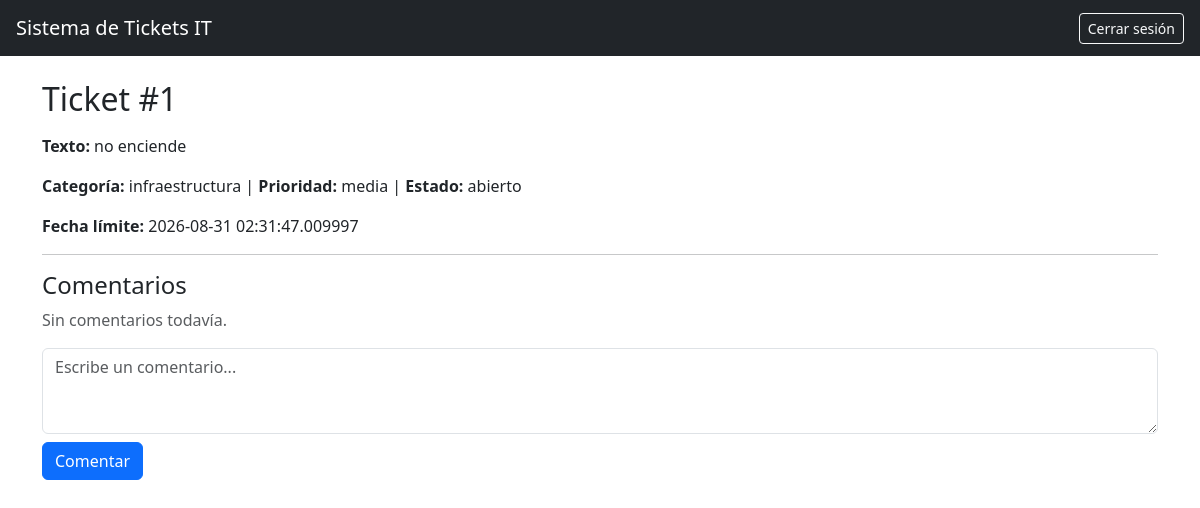
The page /tickets/1 (signed in) on the database its author committed.
### app/models/ticket.py (models this page shows)
class Ticket(db.Model):
    __tablename__ = "tickets"
    id = db.Column(db.Integer, primary_key=True)
    radicado = db.Column(db.String(150), nullable=True)
    texto = db.Column(db.String(1200), nullable=False)
    categoria = db.Column(db.Enum(Categoria), nullable=False)
    prioridad = db.Column(db.Enum(Prioridad), nullable=False)
    estado = db.Column(db.Enum(EstadoTicket), nullable=False)
    creador_id = db.Column(db.Integer, db.ForeignKey("usuarios.id"), nullable=False)
    agente_id = db.Column(db.Integer, db.ForeignKey("usuarios.id"), nullable=True)
    fecha_creacion = db.Column(db.DateTime, nullable=False, default=datetime.now)
    fecha_limite= db.Column(db.DateTime, nullable=False)
    fecha_cierre = db.Column(db.DateTime, nullable=True)

### app/routes/tickets.py (the view, shortened to what this page needs)
@tickets_bp.route("/tickets/<int:ticket_id>", methods=["GET", "POST"])
@requiere_login
def detalle(ticket_id):
    ticket = db.session.execute(select(Ticket).where(Ticket.id == ticket_id)).scalar()
    if ticket is None:
        flash("Ticket no encontrado", "danger")
        return redirect(url_for("tickets.crear"))
    comentarios = db.session.execute(
        select(Comentario).where(Comentario.ticket_id == ticket_id).order_by(Comentario.fecha)
    ).scalars().all()
    autores_ids = {c.autor_id for c in comentarios}
    autores = db.session.execute(select(Usuario).where(Usuario.id.in_(autores_ids))).scalars().all()
    nombres_por_id = {u.id: u.nombre for u in autores}
    return render_template(
        "ticket_detalle.html",
        ticket=ticket,
        comentarios=comentarios,
        nombres_por_id=nombres_por_id,
    )

### app/routes/decoradores.py (called while the page is built)
def requiere_login(func):
    @wraps(func)
    def wrapper(*args, **kwargs):
        if 'usuario_id' not in session:
            flash("Debes iniciar sesión", "warning")
            return redirect(url_for('auth.login'))
        return func(*args, **kwargs)
    return wrapper

### app/Templates/ticket_detalle.html (shortened to what this page needs)
{% extends "base.html" %}
{% block content %}
<h2 class="mb-3">Ticket #{{ ticket.id }}</h2>
<p><strong>Texto:</strong> {{ ticket.texto }}</p>
<p>
    <strong>Categoría:</strong> {{ ticket.categoria.value }} |
    <strong>Prioridad:</strong> {{ ticket.prioridad.value }} |
    <strong>Estado:</strong> {{ ticket.estado.value }}
</p>
<p><strong>Fecha límite:</strong> {{ ticket.fecha_limite }}</p>
<hr>
<h4>Comentarios</h4>
{% for c in comentarios %}
<div class="border rounded p-2 mb-2">
    <small class="text-muted">{{ nombres_por_id.get(c.autor_id, "Usuario desconocido") }} — {{ c.fecha }}</small>
    <p class="mb-0">{{ c.texto }}</p>
</div>
{% else %}
<p class="text-muted">Sin comentarios todavía.</p>
{% endfor %}
<form method="POST" class="mt-3">
    <div class="mb-2">
        <textarea name="texto" class="form-control" rows="3" placeholder="Escribe un comentario..." required></textarea>
    </div>
    <button type="submit" class="btn btn-primary">Comentar</button>
</form>
{% endblock %}

### app/Templates/base.html (shortened to what this page needs)
<!DOCTYPE html>
<html lang="es">
<head>
    <link href="https://cdn.jsdelivr.net/npm/bootstrap@5.3.3/dist/css/bootstrap.min.css" rel="stylesheet">
</head>
<body>
  <nav class="navbar navbar-dark bg-dark px-3 d-flex justify-content-between">
      <span class="navbar-brand mb-0">Sistema de Tickets IT</span>
      {% if session.get('usuario_id') %}
      <a href="{{ url_for('auth.logout') }}" class="btn btn-outline-light btn-sm">Cerrar sesión</a>
      {% endif %}
  </nav>
    <div class="container mt-4">
        {% block content %}{% endblock %}
    </div>
</body>
</html>

### rows shown on the page
Ticket: id "1", texto "no enciende", categoria.value "infraestructura", prioridad.value "media", estado.value "abierto", fecha_limite "2026-08-31 02:31:47.009997"
